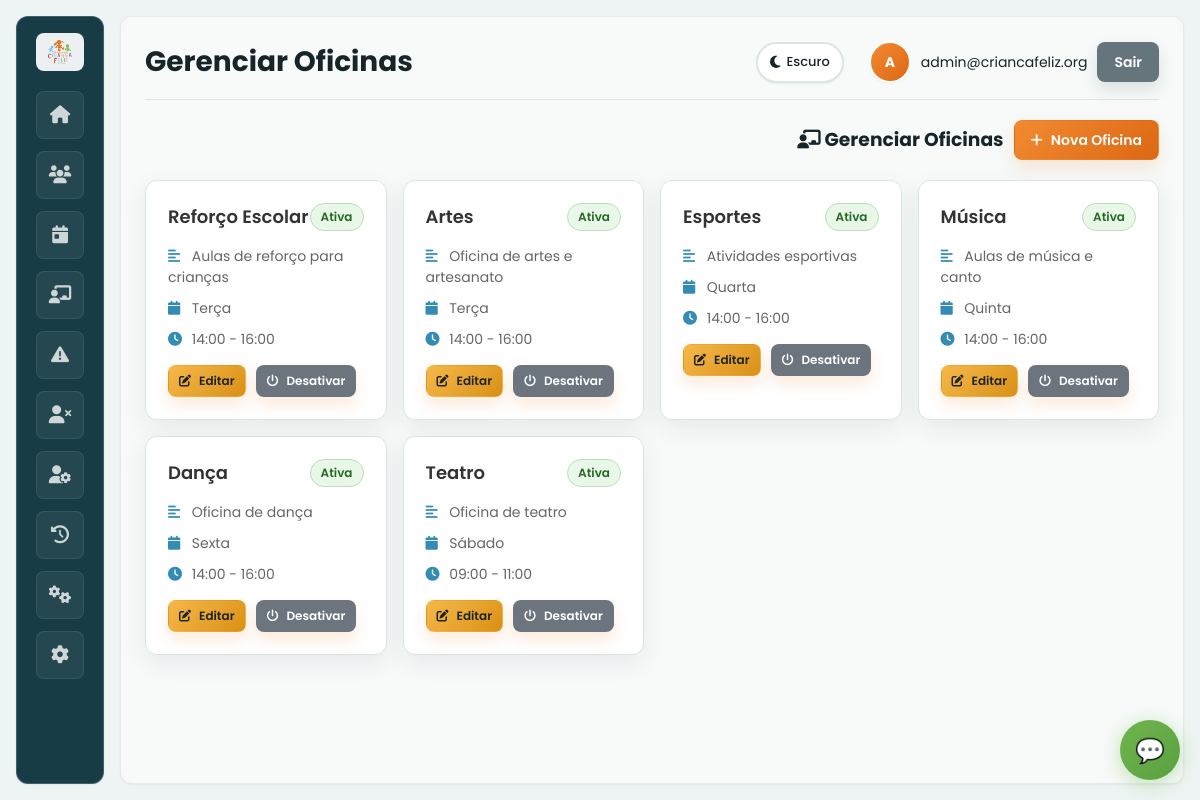
The app's page /faltas.php?action=gerenciarOficinas (signed in) with its own data.
### tables this page shows
CREATE TABLE IF NOT EXISTS `oficina` (
  `id_oficina` int(11) NOT NULL,
  `nome` varchar(100) NOT NULL,
  `descricao` text DEFAULT NULL,
  `dia_semana` enum('Segunda','Terça','Quarta','Quinta','Sexta','Sábado','Domingo') DEFAULT NULL,
  `horario_inicio` time DEFAULT NULL,
  `horario_fim` time DEFAULT NULL,
  `ativo` tinyint(1) DEFAULT 1,
  `created_at` timestamp NOT NULL DEFAULT current_timestamp(),
  `updated_at` timestamp NOT NULL DEFAULT current_timestamp() ON UPDATE current_timestamp()
);

### app/Controllers/BaseController.php (called while the page is built, shortened)
<?php
class BaseController {
    protected $authService;
    public function __construct() {
        $this->authService = new AuthService();
    }
    protected function renderWithLayout($layout, $view, $data = []) {
        $data['currentUser'] = $this->authService->getCurrentUser();
        $data['isLoggedIn'] = $this->authService->isLoggedIn();
        $data['old_input'] = $_SESSION['old_input'] ?? [];
        view($view, $data);
        $content = ob_get_clean();
        layout($layout, $content, $data);
    }
    protected function requireAuth() {
        $this->authService->requireAuth();
    }
    protected function requirePermission($permission) {
        $this->authService->requirePermission($permission);
    }
}

### app/Controllers/FaltasController.php (called while the page is built, shortened)
<?php
class FaltasController extends BaseController {
    private $oficinaDB;
    public function __construct() {
        $this->oficinaDB = new Oficina();
    }
    public function gerenciarOficinas() {
        try {
            $oficinas = $this->oficinaDB->findAll();
            $viewData = [
                'title' => 'Gerenciar Oficinas',
                'pageTitle' => 'Gerenciar Oficinas',
                'oficinas' => $oficinas,
                'csrf_token' => $this->generateCSRF(),
                'messages' => $this->getFlashMessages()
            ];
            $this->renderWithLayout('main', 'faltas/gerenciar_oficinas', $viewData);
        } catch (Exception $e) {
            $this->handleException($e);
        }
    }
}

### app/Config/Database.php (called while the page is built, shortened)
<?php
class Database {
    private static $host = 'localhost';
    private static $dbname = 'criancafeliz';
    private static $username = 'root';
    private static $password = '';
    private static $charset = 'utf8mb4';
    private static $pdo = null;
    public static function getConnection() {
        if (self::$pdo === null) {
            try {
                $host = getenv('DB_HOST') ?: self::$host;
                $port = getenv('DB_PORT') ?: null;
                $dbname = getenv('DB_NAME') ?: self::$dbname;
                $username = getenv('DB_USER') ?: self::$username;
                $password = getenv('DB_PASS') !== false ? getenv('DB_PASS') : self::$password;
                $charset = getenv('DB_CHARSET') ?: self::$charset;
                $dsn = "mysql:host=" . $host . ($port ? ";port=" . $port : "") . ";dbname=" . $dbname . ";charset=" . $charset;
                $options = [
                    PDO::ATTR_ERRMODE            => PDO::ERRMODE_EXCEPTION,
                    PDO::ATTR_DEFAULT_FETCH_MODE => PDO::FETCH_ASSOC,
                    PDO::ATTR_EMULATE_PREPARES   => false
                ];
                if (defined('Pdo\Mysql::ATTR_INIT_COMMAND')) {
                    $options[constant('Pdo\Mysql::ATTR_INIT_COMMAND')] = "SET NAMES utf8mb4";
                } elseif (defined('PDO::MYSQL_ATTR_INIT_COMMAND')) {
                    $options[constant('PDO::MYSQL_ATTR_INIT_COMMAND')] = "SET NAMES utf8mb4";
                }
                self::$pdo = new PDO($dsn, $username, $password, $options);
            } catch (PDOException $e) {
                error_log('❌ ERRO ao conectar ao banco: ' . $e->getMessage());
                throw new Exception('Erro ao conectar ao banco de dados: ' . $e->getMessage());
            }
        }
        return self::$pdo;
    }
}

### app/Models/BaseModel.php (called while the page is built, shortened)
<?php
abstract class BaseModel {
    protected $table;
    protected $pdo;
    public function __construct($table, $primaryKey = 'id') {
        $this->table = $table;
        $this->pdo = Database::getConnection();
    }
    public function all() {
        $stmt = $this->pdo->query("SELECT * FROM {$this->table}");
        return $stmt->fetchAll();
    }
    public function findAll() {
        return $this->all();
    }
}

### app/Views/faltas/gerenciar_oficinas.php (the view, shortened to what this page needs)
<div class="actions-top">
    <h3 style="margin: 0;"><i class="fas fa-chalkboard-teacher"></i> Gerenciar Oficinas</h3>
    <button onclick="abrirModalNova()" class="btn">
        <i class="fas fa-plus"></i> Nova Oficina
    </button>
</div>
<div class="oficinas-grid">
    <?php if (empty($oficinas)): ?>
        <div style="grid-column: 1/-1; text-align: center; padding: 40px; background: #fff; border-radius: 12px;">
            <p style="color: #999;">Nenhuma oficina cadastrada</p>
        </div>
    <?php else: ?>
        <?php foreach ($oficinas as $oficina): ?>
            <div class="oficina-card <?php echo !$oficina['ativo'] ? 'inativa' : ''; ?>">
                <div class="oficina-header">
                    <div class="oficina-nome"><?php echo htmlspecialchars($oficina['nome']); ?></div>
                    <span class="oficina-status <?php echo $oficina['ativo'] ? 'status-ativa' : 'status-inativa'; ?>">
                        <?php echo $oficina['ativo'] ? 'Ativa' : 'Inativa'; ?>
                    </span>
                </div>
                <?php if ($oficina['descricao']): ?>
                    <div class="oficina-info">
                        <i class="fas fa-align-left"></i> <?php echo htmlspecialchars($oficina['descricao']); ?>
                    </div>
                <?php endif; ?>
                <?php if ($oficina['dia_semana']): ?>
                    <div class="oficina-info">
                        <i class="fas fa-calendar"></i> <?php echo htmlspecialchars($oficina['dia_semana']); ?>
                    </div>
                <?php endif; ?>
                <?php if ($oficina['horario_inicio']): ?>
                    <div class="oficina-info">
                        <i class="fas fa-clock"></i>
                        <?php echo substr($oficina['horario_inicio'], 0, 5); ?> -
                        <?php echo substr($oficina['horario_fim'], 0, 5); ?>
                    </div>
                <?php endif; ?>
                <div class="oficina-actions">
                    <button onclick='abrirModalEditar(<?php echo json_encode($oficina); ?>)' class="btn-small btn-edit">
                        <i class="fas fa-edit"></i> Editar
                    </button>
                    <button onclick="toggleOficina(<?php echo $oficina['id_oficina']; ?>)" class="btn-small btn-toggle">
                        <i class="fas fa-power-off"></i> <?php echo $oficina['ativo'] ? 'Desativar' : 'Ativar'; ?>
                    </button>
                </div>
            </div>
        <?php endforeach; ?>
    <?php endif; ?>
</div>

### app/bootstrap.php (shortened to what this page needs)
<?php
spl_autoload_register(function ($class) {
    $paths = [
        BASE_PATH . '/app/Config/' . $class . '.php',
        BASE_PATH . '/app/Controllers/' . $class . '.php',
        BASE_PATH . '/app/Models/' . $class . '.php',
        BASE_PATH . '/app/Services/' . $class . '.php',
        BASE_PATH . '/app/Helpers/' . $class . '.php'
    ];
    foreach ($paths as $path) {
        if (file_exists($path)) {
            return;
        }
    }
});
function view($viewName, $data = []) {
    extract($data);
    $viewPath = APP_PATH . '/Views/' . $viewName . '.php';
    if (file_exists($viewPath)) {
        include $viewPath;
    } else {
        throw new Exception("View não encontrada: $viewName");
    }
}
function layout($layoutName, $content, $data = []) {
    extract($data);
    $layoutPath = APP_PATH . '/Views/layouts/' . $layoutName . '.php';
    if (file_exists($layoutPath)) {
        include $layoutPath;
    } else {
        throw new Exception("Layout não encontrado: $layoutName");
    }
}

### index.php (shortened to what this page needs)
<?php
require_once __DIR__ . '/app/bootstrap.php';
$requestUri = $_SERVER['REQUEST_URI'] ?? '/';
$uriParts = explode('?', $requestUri);
$path = $uriParts[0];
$scriptName = $_SERVER['SCRIPT_NAME'] ?? '';
$baseDir = dirname($scriptName);
$baseDir = str_replace('\\', '/', $baseDir);
if ($baseDir !== '/') {
    $baseDir = rtrim($baseDir, '/');
    if (strpos($path, $baseDir) === 0) {
        $path = substr($path, strlen($baseDir));
    }
}
$route = trim($path, '/');
try {
    switch ($route) {
        case 'faltas':
        case 'faltas.php':
            $controller = new FaltasController();
            $action = $_GET['action'] ?? 'index';
            $actions = [
                'index' => 'index',
                'oficina' => 'oficina',
                'historico' => 'historico',
                'alertas' => 'alertas',
                'salvarDia' => 'salvarDia',
                'salvarOficina' => 'salvarOficina',
                'gerenciarOficinas' => 'gerenciarOficinas',
                'salvarOficinaConfig' => 'salvarOficinaConfig',
                'toggleOficina' => 'toggleOficina'
            ];
            if (isset($actions[$action])) {
                $method = $actions[$action];
                if ($action === 'historico' && isset($_GET['id'])) {
                    $controller->$method($_GET['id']);
                } else {
                    $controller->$method();
                }
            } else {
                header('Location: faltas.php');
                exit;
            }
            break;
    }
} catch (Exception $e) {
    error_log("Erro de Rota [{$route}]: " . $e->getMessage());
    $isAjax = !empty($_SERVER['HTTP_X_REQUESTED_WITH']) && strtolower($_SERVER['HTTP_X_REQUESTED_WITH']) === 'xmlhttprequest';
    if ($isAjax) {
        header('Content-Type: application/json; charset=utf-8');
        http_response_code(500);
        echo json_encode(['success' => false, 'error' => $e->getMessage()]);
    } else {
        $_SESSION['flash_error'] = 'Ocorreu um erro ao processar sua requisição: ' . $e->getMessage();
        if ($route !== 'dashboard' && $route !== 'dashboard.php') {
            redirect('dashboard.php');
        } else {
            echo "<h1>Erro Crítico</h1><p>" . htmlspecialchars($e->getMessage()) . "</p>";
        }
    }
}

### app/Views/layouts/main.php (shortened to what this page needs)
<!DOCTYPE html>
<html lang="pt-BR">
<head>
    <link rel="stylesheet" href="css/style.css">
    <link rel="stylesheet" href="https://cdnjs.cloudflare.com/ajax/libs/font-awesome/6.5.1/css/all.min.css">
</head>
<body>
    <div class="app">
        <aside class="sidebar">
            <img src="img/logo.png" class="logo" alt="logo">
            <a class="nav-icon <?php echo (basename($_SERVER['PHP_SELF']) === 'dashboard.php') ? 'active' : ''; ?>" href="dashboard.php" title="Início"><i class="fas fa-home"></i></a>
            <a class="nav-icon <?php echo (strpos($_SERVER['PHP_SELF'], 'prontuarios') !== false) ? 'active' : ''; ?>" href="prontuarios.php" title="Prontuários"><i class="fas fa-users"></i></a>
            <?php if ($currentUser['role'] !== 'psicologo'): ?>
                <a class="nav-icon <?php echo (strpos($_SERVER['PHP_SELF'], 'faltas') !== false && (!isset($_GET['action']) || $_GET['action']==='index')) ? 'active' : ''; ?>" href="faltas.php" title="Faltas - Por Dia"><i class="fas fa-calendar-day"></i></a>
                <a class="nav-icon <?php echo (strpos($_SERVER['PHP_SELF'], 'faltas') !== false && isset($_GET['action']) && $_GET['action'] === 'oficina') ? 'active' : ''; ?>" href="faltas.php?action=oficina" title="Faltas - Por Oficina"><i class="fas fa-chalkboard-teacher"></i></a>
                <a class="nav-icon <?php echo (strpos($_SERVER['PHP_SELF'], 'faltas') !== false && isset($_GET['action']) && $_GET['action'] === 'alertas') ? 'active' : ''; ?>" href="faltas.php?action=alertas" title="Alertas de Faltas"><i class="fas fa-exclamation-triangle"></i></a>
                <?php if ($currentUser['role'] === 'admin'): ?>
                    <a class="nav-icon <?php echo (strpos($_SERVER['PHP_SELF'], 'desligamento') !== false) ? 'active' : ''; ?>" href="desligamento.php" title="Desligamentos"><i class="fas fa-user-times"></i></a>
                <?php endif; ?>
            <?php endif; ?>
            <?php if ($currentUser['role'] === 'admin'): ?>
                <a class="nav-icon <?php echo (strpos($_SERVER['PHP_SELF'], 'users') !== false) ? 'active' : ''; ?>" href="users.php" title="Gerenciar Usuários"><i class="fas fa-user-cog"></i></a>
                <a class="nav-icon <?php echo (strpos($_SERVER['PHP_SELF'], 'logs') !== false) ? 'active' : ''; ?>" href="logs.php" title="Sistema de Logs"><i class="fas fa-history"></i></a>
                <a class="nav-icon <?php echo (strpos($_SERVER['PHP_SELF'], 'faltas') !== false && isset($_GET['action']) && $_GET['action'] === 'gerenciarOficinas') ? 'active' : ''; ?>" href="faltas.php?action=gerenciarOficinas" title="Gerenciar Oficinas"><i class="fas fa-cogs"></i></a>
            <?php endif; ?>
            <a class="nav-icon <?php echo (strpos($_SERVER['PHP_SELF'], 'profile') !== false) ? 'active' : ''; ?>" href="profile.php" title="Meu Perfil"><i class="fas fa-cog"></i></a>
        </aside>
        <main class="content">
            <div class="topbar">
                <div>
                    <div class="topbar-title"><?php echo $pageTitle ?? $title ?? 'Sistema Criança Feliz'; ?></div>
                </div>
                <div class="user">
                    <a href="profile.php" class="user-profile-link" title="Meu Perfil">
                        <?php if (!empty($currentUser['photo'])): ?>
                            <img src="<?php echo htmlspecialchars($currentUser['photo']); ?>" class="avatar">
                        <?php else: ?>
                            <div class="avatar avatar-placeholder">
                                <?php echo strtoupper(substr($currentUser['name'] ?? 'U', 0, 1)); ?>
                            </div>
                        <?php endif; ?>
                        <div><?php echo $currentUser['email'] ?? 'Usuário'; ?></div>
                    </a>
                    <a href="logout.php" class="btn secondary">Sair</a>
                </div>
            </div>
            <?php echo $content; ?>
        </main>
    </div>
</body>
</html>

### app/Views/faltas/gerenciar_oficinas.php (style rules this page uses)
.actions-top { display: flex; justify-content: space-between; align-items: center; margin-bottom: 20px; }
.oficinas-grid { display: grid; grid-template-columns: repeat(auto-fill, minmax(300px, 1fr)); gap: 20px; margin-bottom: 30px; }
.oficina-card { background: #fff; border-radius: 12px; padding: 20px; box-shadow: 0 2px 4px rgba(0,0,0,0.1); border-left: 5px solid #3E6475; }
.oficina-header { display: flex; justify-content: space-between; align-items: start; margin-bottom: 15px; }
.oficina-nome { font-size: 18px; font-weight: 600; color: #333; }
.oficina-status { padding: 4px 10px; border-radius: 20px; font-size: 12px; font-weight: 600; }
.status-ativa { background: #d4edda; color: #155724; }
.oficina-info { margin: 10px 0; color: #666; font-size: 14px; }
.oficina-info i { width: 20px; color: #348cb4; }
.oficina-actions { display: flex; gap: 10px; margin-top: 15px; }
.btn-small { padding: 8px 14px; font-size: 13px; border: none; border-radius: 6px; cursor: pointer; text-decoration: none; display: inline-block; }
.btn-edit { background: #348cb4; color: #fff; }
.btn-toggle { background: #6c757d; color: #fff; }

### records on screen
oficina: nome "Reforço Escolar", ativo "Ativa", descricao "Aulas de reforço para crianças", dia_semana "Terça", horario_inicio "14:00", horario_fim "16:00"
oficina: nome "Artes", ativo "Ativa", descricao "Oficina de artes e artesanato", dia_semana "Terça", horario_inicio "14:00", horario_fim "16:00"
oficina: nome "Esportes", ativo "Ativa", descricao "Atividades esportivas", dia_semana "Quarta", horario_inicio "14:00", horario_fim "16:00"
oficina: nome "Música", ativo "Ativa", descricao "Aulas de música e canto", dia_semana "Quinta", horario_inicio "14:00", horario_fim "16:00"
oficina: nome "Dança", ativo "Ativa", descricao "Oficina de dança", dia_semana "Sexta", horario_inicio "14:00", horario_fim "16:00"
oficina: nome "Teatro", ativo "Ativa", descricao "Oficina de teatro", dia_semana "Sábado", horario_inicio "09:00", horario_fim "11:00"

### other values on screen
$pageTitle "Gerenciar Oficinas"
substr($currentUser['name'] ?? 'U', 0, 1) "A"
$currentUser['email'] "admin@criancafeliz.org"
